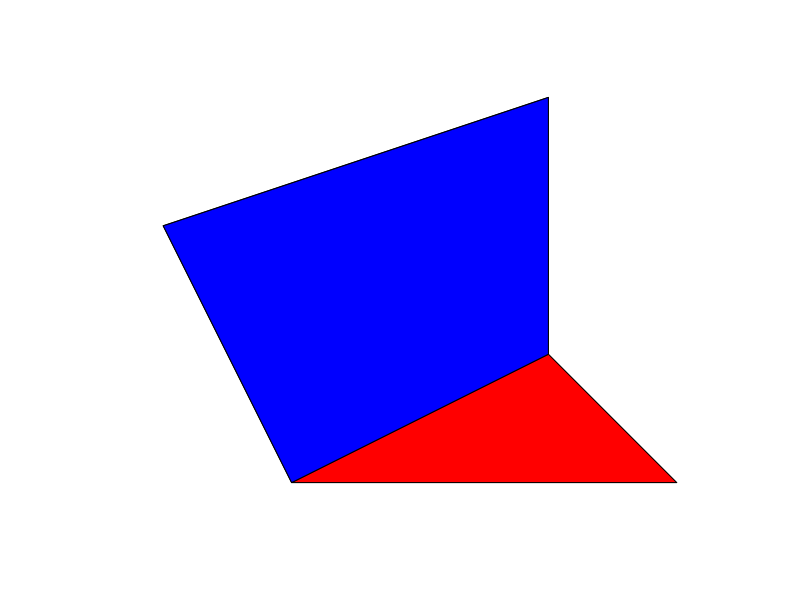

This chart was generated by the following R code:
library(tidyverse)
library(sf)
library(sp)
Sr1 = Polygon(cbind(c(2,4,4,1,2),c(2,3,5,4,2)))
Sr2 = Polygon(cbind(c(5,4,2,5),c(2,3,2,2)))
Srs = Polygons(list(Sr1,Sr2), "s1/2")

SpP = SpatialPolygons(list(Srs))
sfc <- st_as_sfc(SpP)
sfc

sf_obj <- sfc %>%
  map(
    .f = function(polygon) polygon %>% map(list) %>% st_multipolygon()
  ) %>%
  st_sfc() %>%
  st_sf() %>%
  rowid_to_column() %>%
  st_cast("POLYGON") %>%
  mutate(area = st_area(geometry)) %>%
  group_by(rowid) %>%
  top_n(1, area)

plot(sfc, col = "red")
plot(sf_obj$geometry, col = "blue", add = TRUE)
